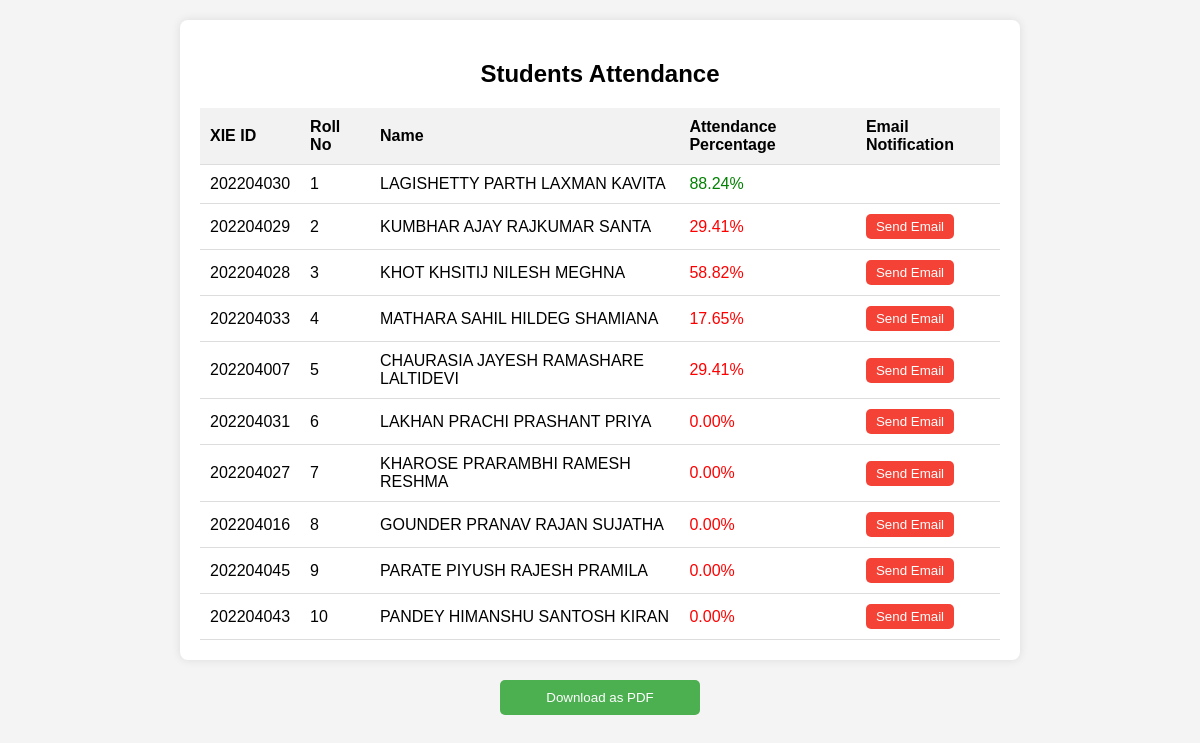
Page /default.php on the committed database.
### tables this page shows
CREATE TABLE `stu_info` (
  `id` int(100) NOT NULL,
  `photo` varchar(50) NOT NULL,
  `photo_path` varchar(255) NOT NULL,
  `roll_no` int(100) NOT NULL,
  `xie_id` int(10) NOT NULL,
  `sem` varchar(5) NOT NULL,
  `name` varchar(255) NOT NULL,
  `email` varchar(255) NOT NULL,
  `dept` varchar(255) NOT NULL,
  `student_contact` varchar(10) NOT NULL,
  `parent_contact` varchar(10) NOT NULL,
  `dob` varchar(50) NOT NULL,
  `bg` varchar(5) NOT NULL,
  `category` varchar(100) NOT NULL
);

### default.php (the view, shortened to what this page needs)
<?php
include("login.php");
$students = [];
$query = "SELECT xie_id, roll_no, name, email FROM stu_info";
$result = mysqli_query($con, $query);
if ($result) {
    $students = mysqli_fetch_all($result, MYSQLI_ASSOC);
} else {
    echo "Error: " . mysqli_error($con);
    exit;
}
?>
<!DOCTYPE html>
<html lang="en">
<head>
</head>
<body>
    <div class="container" id="attendance-report">
        <h2>Students Attendance</h2>
        <table>
            <tr>
                <th>XIE ID</th>
                <th>Roll No</th>
                <th>Name</th>
                <th>Attendance Percentage</th>
                <th>Email Notification</th>
            </tr>
            <?php if (!empty($students)): ?>
                <?php foreach ($students as $student): ?>
                    <?php
                    $xie_id = $student['xie_id'];
                    $attendance_query = "SELECT status FROM attendance WHERE xie_id = '$xie_id'";
                    $attendance_result = mysqli_query($con, $attendance_query);
                    if ($attendance_result) {
                        $total_classes = mysqli_num_rows($attendance_result);
                        $attended_classes = 0;
                        while ($row = mysqli_fetch_assoc($attendance_result)) {
                            if ($row['status'] === 'Present') {
                                $attended_classes++;
                            }
                        }
                        $attendance_percentage = ($total_classes > 0) ? ($attended_classes / $total_classes) * 100 : 0;
                    } else {
                        $attendance_percentage = 0;
                    }
                    ?>
                    <tr>
                        <td><?php echo $student['xie_id']; ?></td>
                        <td><?php echo $student['roll_no']; ?></td>
                        <td><?php echo $student['name']; ?></td>
                        <td class="<?php echo ($attendance_percentage < 75) ? 'defaulter' : 'normal'; ?>">
                            <?php echo number_format($attendance_percentage, 2); ?>%
                        </td>
                        <td>
                            <?php if ($attendance_percentage < 75): ?>
                                <button class="btn-email" onclick="sendEmail('<?php echo $student['email']; ?>', '<?php echo $student['name']; ?>')">Send Email</button>
                            <?php endif; ?>
                        </td>
                    </tr>
                <?php endforeach; ?>
            <?php else: ?>
                <tr>
                    <td colspan="5">No students found.</td>
                </tr>
            <?php endif; ?>
        </table>
    </div>
    <button class="btn-download" onclick="downloadPDF()">Download as PDF</button>
</body>
</html>

### default.php (style rules this page uses)
body { font-family: Arial, sans-serif; background-color: #f4f4f4; margin: 0; padding: 0; }
h2 { text-align: center; margin-top: 20px; }
.container { max-width: 800px; margin: 20px auto; padding: 20px; background: #fff; border-radius: 8px; box-shadow: 0 0 10px rgba(0, 0, 0, 0.1); }
table { width: 100%; border-collapse: collapse; margin-top: 20px; }
th, td { padding: 10px; text-align: left; border-bottom: 1px solid #ddd; }
th { background-color: #f2f2f2; }
.defaulter { color: red; }
.normal { color: green; }
.btn-download { display: block; width: 200px; margin: 20px auto; padding: 10px; text-align: center; background-color: #4CAF50; color: white; border: none; border-radius: 5px; cursor: pointer; }
.btn-email { background-color: #f44336; color: white; border: none; padding: 5px 10px; border-radius: 5px; cursor: pointer; }

### rows in the picture
stu_info: xie "202204030", roll_no "1", name "LAGISHETTY PARTH LAXMAN KAVITA", attendance_percentage "88.24"
stu_info: xie "202204029", roll_no "2", name "KUMBHAR AJAY RAJKUMAR SANTA", attendance_percentage "29.41"
stu_info: xie "202204028", roll_no "3", name "KHOT KHSITIJ NILESH MEGHNA", attendance_percentage "58.82"
stu_info: xie "202204033", roll_no "4", name "MATHARA SAHIL HILDEG SHAMIANA", attendance_percentage "17.65"
stu_info: xie "202204007", roll_no "5", name "CHAURASIA JAYESH RAMASHARE LALTIDEVI", attendance_percentage "29.41"
stu_info: xie "202204031", roll_no "6", name "LAKHAN PRACHI PRASHANT PRIYA", attendance_percentage "0.00"
stu_info: xie "202204027", roll_no "7", name "KHAROSE PRARAMBHI RAMESH RESHMA", attendance_percentage "0.00"
stu_info: xie "202204016", roll_no "8", name "GOUNDER PRANAV RAJAN SUJATHA", attendance_percentage "0.00"
stu_info: xie "202204045", roll_no "9", name "PARATE PIYUSH RAJESH PRAMILA", attendance_percentage "0.00"
stu_info: xie "202204043", roll_no "10", name "PANDEY HIMANSHU SANTOSH KIRAN", attendance_percentage "0.00"
